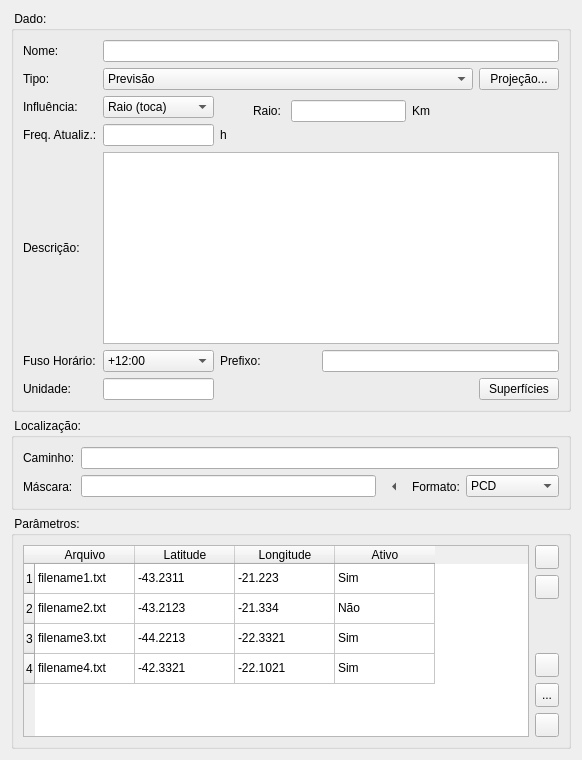
          <widget class="QWidget" name="DataPointPage">
           <layout class="QGridLayout" name="gridLayout_21">
            <item row="0" column="0">
             <layout class="QGridLayout" name="gridLayout_10">
              <item row="0" column="0">
               <widget class="QGroupBox" name="groupBox_10">
                <property name="title">
                 <string> Dado: </string>
                </property>
                <layout class="QGridLayout">
                 <item row="1" column="0">
                  <widget class="QLabel" name="label_58">
                   <property name="text">
                    <string>Tipo:</string>
                   </property>
                  </widget>
                 </item>
                 <item row="6" column="0">
                  <widget class="QLabel" name="label_83">
                   <property name="text">
                    <string>Unidade:</string>
                   </property>
                  </widget>
                 </item>
                 <item row="1" column="6">
                  <widget class="QPushButton" name="projectionPointBtn">
                   <property name="toolTip">
                    <string>&lt;html&gt;&lt;head&gt;&lt;meta name=&quot;qrichtext&quot; content=&quot;1&quot; /&gt;&lt;style type=&quot;text/css&quot;&gt;
p, li { white-space: pre-wrap; }
&lt;/style&gt;&lt;/head&gt;&lt;body style=&quot; font-family:'MS Shell Dlg 2'; font-size:8.25pt; font-weight:400; font-style:normal;&quot;&gt;
&lt;p style=&quot; margin-top:0px; margin-bottom:0px; margin-left:0px; margin-right:0px; -qt-block-indent:0; text-indent:0px;&quot;&gt;Alterar a projeção dos dados&lt;/p&gt;&lt;/body&gt;&lt;/html&gt;</string>
                   </property>
                   <property name="text">
                    <string>Projeção...</string>
                   </property>
                   <property name="icon">
                    <iconset theme="projection">
                     <normaloff/>
                    </iconset>
                   </property>
                  </widget>
                 </item>
                 <item row="3" column="2">
                  <widget class="QLabel" name="label_62">
                   <property name="text">
                    <string>h</string>
                   </property>
                  </widget>
                 </item>
                 <item row="5" column="1">
                  <widget class="QComboBox" name="pointFormatDataTimeZoneCmb">
                   <property name="currentIndex">
                    <number>0</number>
                   </property>
                   <item>
                    <property name="text">
                     <string>+12:00</string>
                    </property>
                   </item>
                   <item>
                    <property name="text">
                     <string>+11:00</string>
                    </property>
                   </item>
                   <item>
                    <property name="text">
                     <string>+10:00</string>
                    </property>
                   </item>
                   <item>
                    <property name="text">
                     <string>+09:00</string>
                    </property>
                   </item>
                   <item>
                    <property name="text">
                     <string>+08:00</string>
                    </property>
                   </item>
                   <item>
                    <property name="text">
                     <string>+07:00</string>
                    </property>
                   </item>
                   <item>
                    <property name="text">
                     <string>+06:00</string>
                    </property>
                   </item>
                   <item>
                    <property name="text">
                     <string>+05:00</string>
                    </property>
                   </item>
                   <item>
                    <property name="text">
                     <string>+04:00</string>
                    </property>
                   </item>
                   <item>
                    <property name="text">
                     <string>+03:00</string>
                    </property>
                   </item>
                   <item>
                    <property name="text">
                     <string>+02:00</string>
                    </property>
                   </item>
                   <item>
                    <property name="text">
                     <string>+01:00</string>
                    </property>
                   </item>
                   <item>
                    <property name="text">
                     <string>+00:00</string>
                    </property>
                   </item>
                   <item>
                    <property name="text">
                     <string>-01:00</string>
                    </property>
                   </item>
                   <item>
                    <property name="text">
                     <string>-02:00</string>
                    </property>
                   </item>
                   <item>
                    <property name="text">
                     <string>-03:00</string>
                    </property>
                   </item>
                   <item>
                    <property name="text">
                     <string>-04:00</string>
                    </property>
                   </item>
                   <item>
                    <property name="text">
                     <string>-05:00</string>
                    </property>
                   </item>
                   <item>
                    <property name="text">
                     <string>-06:00</string>
                    </property>
                   </item>
                   <item>
                    <property name="text">
                     <string>-07:00</string>
                    </property>
                   </item>
                   <item>
                    <property name="text">
                     <string>-08:00</string>
                    </property>
                   </item>
                   <item>
                    <property name="text">
                     <string>-09:00</string>
                    </property>
                   </item>
                   <item>
                    <property name="text">
                     <string>-10:00</string>
                    </property>
                   </item>
                   <item>
                    <property name="text">
                     <string>-11:00</string>
                    </property>
                   </item>
                   <item>
                    <property name="text">
                     <string>-12:00</string>
                    </property>
                   </item>
                  </widget>
                 </item>
                 <item row="5" column="2" colspan="2">
                  <widget class="QLabel" name="label_79">
                   <property name="text">
                    <string>Prefixo:</string>
                   </property>
                  </widget>
                 </item>
                 <item row="4" column="0">
                  <widget class="QLabel" name="label_63">
                   <property name="text">
                    <string>Descrição:</string>
                   </property>
                  </widget>
                 </item>
                 <item row="4" column="1" colspan="6">
                  <widget class="QTextEdit" name="pointFormatDataDescription"/>
                 </item>
                 <item row="5" column="0">
                  <widget class="QLabel" name="label_77">
                   <property name="text">
                    <string>Fuso Horário:</string>
                   </property>
                  </widget>
                 </item>
                 <item row="6" column="1">
                  <widget class="QLineEdit" name="pointFormatDataUnit"/>
                 </item>
                 <item row="2" column="1">
                  <widget class="QComboBox" name="pointFormatDataInfluenceCmb">
                   <property name="enabled">
                    <bool>true</bool>
                   </property>
                   <item>
                    <property name="text">
                     <string>Raio (toca)</string>
                    </property>
                   </item>
                   <item>
                    <property name="text">
                     <string>Raio (centro)</string>
                    </property>
                   </item>
                   <item>
                    <property name="text">
                     <string>Região</string>
                    </property>
                   </item>
                  </widget>
                 </item>
                 <item row="0" column="1" colspan="6">
                  <widget class="QLineEdit" name="pointFormatDataName"/>
                 </item>
                 <item row="6" column="6">
                  <widget class="QPushButton" name="pointFormatSurfaceConfigBtn">
                   <property name="sizePolicy">
                    <sizepolicy hsizetype="Fixed" vsizetype="Fixed">
                     <horstretch>0</horstretch>
                     <verstretch>0</verstretch>
                    </sizepolicy>
                   </property>
                   <property name="text">
                    <string>Superfícies</string>
                   </property>
                   <property name="icon">
                    <iconset theme="surface">
                     <normaloff/>
                    </iconset>
                   </property>
                  </widget>
                 </item>
                 <item row="5" column="4" colspan="3">
                  <widget class="QLineEdit" name="pointFormatDataPrefix"/>
                 </item>
                 <item row="0" column="0">
                  <widget class="QLabel" name="label_57">
                   <property name="text">
                    <string>Nome:</string>
                   </property>
                  </widget>
                 </item>
                 <item row="2" column="3" rowspan="2" colspan="4">
                  <widget class="QStackedWidget" name="pointFormatInfluenceStack">
                   <property name="currentIndex">
                    <number>0</number>
                   </property>
                   <widget class="QWidget" name="page_5">
                    <layout class="QGridLayout">
                     <property name="topMargin">
                      <number>0</number>
                     </property>
                     <property name="bottomMargin">
                      <number>0</number>
                     </property>
                     <item row="0" column="0">
                      <widget class="QLabel" name="label_40">
                       <property name="text">
                        <string>Raio: </string>
                       </property>
                      </widget>
                     </item>
                     <item row="0" column="1">
                      <widget class="QLineEdit" name="pointFormatDataRadius"/>
                     </item>
                     <item row="0" column="2">
                      <widget class="QLabel" name="label_60">
                       <property name="text">
                        <string>Km</string>
                       </property>
                      </widget>
                     </item>
                     <item row="0" column="3">
                      <spacer>
                       <property name="orientation">
                        <enum>Qt::Horizontal</enum>
                       </property>
                       <property name="sizeHint" stdset="0">
                        <size>
                         <width>40</width>
                         <height>20</height>
                        </size>
                       </property>
                      </spacer>
                     </item>
                     <item row="1" column="0" colspan="4">
                      <spacer>
                       <property name="orientation">
                        <enum>Qt::Horizontal</enum>
                       </property>
                       <property name="sizeHint" stdset="0">
                        <size>
                         <width>181</width>
                         <height>20</height>
                        </size>
                       </property>
                      </spacer>
                     </item>
                    </layout>
                   </widget>
                   <widget class="QWidget" name="page_6">
                    <layout class="QGridLayout">
                     <property name="topMargin">
                      <number>0</number>
                     </property>
                     <property name="bottomMargin">
                      <number>0</number>
                     </property>
                     <item row="0" column="0">
                      <widget class="QLabel" name="label_35">
                       <property name="text">
                        <string>Tema: </string>
                       </property>
                      </widget>
                     </item>
                     <item row="0" column="1">
                      <widget class="QComboBox" name="pointFormatDataThemeCmb">
                       <item>
                        <property name="text">
                         <string>Selecione o tema c/ a área de infl.</string>
                        </property>
                       </item>
                      </widget>
                     </item>
                     <item row="1" column="0">
                      <widget class="QLabel" name="label_41">
                       <property name="text">
                        <string>Atributo: </string>
                       </property>
                      </widget>
                     </item>
                     <item row="1" column="1">
                      <widget class="QComboBox" name="pointFormatDataAttributeCmb">
                       <item>
                        <property name="text">
                         <string>Selecione a coluna de ident. das PCDs</string>
                        </property>
                       </item>
                      </widget>
                     </item>
                    </layout>
                   </widget>
                  </widget>
                 </item>
                 <item row="3" column="1">
                  <widget class="QLineEdit" name="pointFormatDataFrequency"/>
                 </item>
                 <item row="1" column="1" colspan="5">
                  <widget class="QComboBox" name="pointFormatDataType">
                   <item>
                    <property name="text">
                     <string>Previsão</string>
                    </property>
                   </item>
                   <item>
                    <property name="text">
                     <string>Observação</string>
                    </property>
                   </item>
                   <item>
                    <property name="text">
                     <string>Outros</string>
                    </property>
                   </item>
                  </widget>
                 </item>
                 <item row="3" column="0">
                  <widget class="QLabel" name="label_61">
                   <property name="text">
                    <string>Freq. Atualiz.:</string>
                   </property>
                  </widget>
                 </item>
                 <item row="2" column="0">
                  <widget class="QLabel" name="label_59">
                   <property name="text">
                    <string>Influência:</string>
                   </property>
                  </widget>
                 </item>
                </layout>
               </widget>
              </item>
              <item row="1" column="0">
               <widget class="QGroupBox" name="groupBox_9">
                <property name="title">
                 <string> Localização: </string>
                </property>
                <layout class="QGridLayout">
                 <item row="1" column="4">
                  <widget class="QComboBox" name="pointFormatDataFormat">
                   <property name="currentIndex">
                    <number>0</number>
                   </property>
                   <item>
                    <property name="text">
                     <string>PCD</string>
                    </property>
                   </item>
                   <item>
                    <property name="text">
                     <string>Instrumento</string>
                    </property>
                   </item>
                  </widget>
                 </item>
                 <item row="1" column="3">
                  <widget class="QLabel" name="label_52">
                   <property name="text">
                    <string>Formato:</string>
                   </property>
                  </widget>
                 </item>
                 <item row="1" column="1">
                  <widget class="QLineEdit" name="pointFormatDataMask"/>
                 </item>
                 <item row="1" column="2">
                  <widget class="QToolButton" name="filePointMaskBtn">
                   <property name="text">
                    <string/>
                   </property>
                   <property name="autoRaise">
                    <bool>true</bool>
                   </property>
                   <property name="arrowType">
                    <enum>Qt::LeftArrow</enum>
                   </property>
                  </widget>
                 </item>
                 <item row="0" column="0">
                  <widget class="QLabel" name="pointFormatDataPathLabel">
                   <property name="text">
                    <string>Caminho:</string>
                   </property>
                  </widget>
                 </item>
                 <item row="1" column="0">
                  <widget class="QLabel" name="lblPointMask">
                   <property name="text">
                    <string>Máscara:</string>
                   </property>
                  </widget>
                 </item>
                 <item row="0" column="1" colspan="4">
                  <widget class="QLineEdit" name="pointFormatDataPath"/>
                 </item>
                </layout>
               </widget>
              </item>
              <item row="2" column="0">
               <widget class="QGroupBox" name="pointParamsGbx">
                <property name="title">
                 <string> Parâmetros: </string>
                </property>
                <layout class="QGridLayout" name="gridLayout_37">
                 <item row="0" column="0">
                  <widget class="QTableWidget" name="tblPointPCDFileNameLocation">
                   <property name="contextMenuPolicy">
                    <enum>Qt::CustomContextMenu</enum>
                   </property>
                   <property name="editTriggers">
                    <set>QAbstractItemView::NoEditTriggers</set>
                   </property>
                   <property name="selectionMode">
                    <enum>QAbstractItemView::ExtendedSelection</enum>
                   </property>
                   <property name="selectionBehavior">
                    <enum>QAbstractItemView::SelectRows</enum>
                   </property>
                   <row/>
                   <row/>
                   <row/>
                   <row/>
                   <column>
                    <property name="text">
                     <string>Arquivo</string>
                    </property>
                   </column>
                   <column>
                    <property name="text">
                     <string>Latitude</string>
                    </property>
                   </column>
                   <column>
                    <property name="text">
                     <string>Longitude</string>
                    </property>
                   </column>
                   <column>
                    <property name="text">
                     <string>Ativo</string>
                    </property>
                   </column>
                   <item row="0" column="0">
                    <property name="text">
                     <string>filename1.txt</string>
                    </property>
                   </item>
                   <item row="0" column="1">
                    <property name="text">
                     <string>-43.2311</string>
                    </property>
                   </item>
                   <item row="0" column="2">
                    <property name="text">
                     <string>-21.223</string>
                    </property>
                   </item>
                   <item row="0" column="3">
                    <property name="text">
                     <string>Sim</string>
                    </property>
                   </item>
                   <item row="1" column="0">
                    <property name="text">
                     <string>filename2.txt</string>
                    </property>
                   </item>
                   <item row="1" column="1">
                    <property name="text">
                     <string>-43.2123</string>
                    </property>
                   </item>
                   <item row="1" column="2">
                    <property name="text">
                     <string>-21.334</string>
                    </property>
                   </item>
                   <item row="1" column="3">
                    <property name="text">
                     <string>Não</string>
                    </property>
                   </item>
                   <item row="2" column="0">
                    <property name="text">
                     <string>filename3.txt</string>
                    </property>
                   </item>
                   <item row="2" column="1">
                    <property name="text">
                     <string>-44.2213</string>
                    </property>
                   </item>
                   <item row="2" column="2">
                    <property name="text">
                     <string>-22.3321</string>
                    </property>
                   </item>
                   <item row="2" column="3">
                    <property name="text">
                     <string>Sim</string>
                    </property>
                   </item>
                   <item row="3" column="0">
                    <property name="text">
                     <string>filename4.txt</string>
                    </property>
                   </item>
                   <item row="3" column="1">
                    <property name="text">
                     <string>-42.3321</string>
                    </property>
                   </item>
                   <item row="3" column="2">
                    <property name="text">
                     <string>-22.1021</string>
                    </property>
                   </item>
                   <item row="3" column="3">
                    <property name="text">
                     <string>Sim</string>
                    </property>
                   </item>
                  </widget>
                 </item>
                 <item row="0" column="1">
                  <layout class="QGridLayout" name="gridLayout_38">
                   <item row="0" column="0">
                    <widget class="QPushButton" name="btnPointPCDInsertFileNameLocation">
                     <property name="sizePolicy">
                      <sizepolicy hsizetype="Fixed" vsizetype="Fixed">
                       <horstretch>0</horstretch>
                       <verstretch>0</verstretch>
                      </sizepolicy>
                     </property>
                     <property name="minimumSize">
                      <size>
                       <width>24</width>
                       <height>24</height>
                      </size>
                     </property>
                     <property name="maximumSize">
                      <size>
                       <width>24</width>
                       <height>24</height>
                      </size>
                     </property>
                     <property name="toolTip">
                      <string>&lt;html&gt;&lt;head&gt;&lt;meta name=&quot;qrichtext&quot; content=&quot;1&quot; /&gt;&lt;style type=&quot;text/css&quot;&gt;
p, li { white-space: pre-wrap; }
&lt;/style&gt;&lt;/head&gt;&lt;body style=&quot; font-family:'MS Shell Dlg 2'; font-size:8.25pt; font-weight:400; font-style:normal;&quot;&gt;
&lt;p style=&quot; margin-top:0px; margin-bottom:0px; margin-left:0px; margin-right:0px; -qt-block-indent:0; text-indent:0px;&quot;&gt;Adicionar ponto&lt;/p&gt;&lt;/body&gt;&lt;/html&gt;</string>
                     </property>
                     <property name="text">
                      <string/>
                     </property>
                     <property name="icon">
                      <iconset theme="add">
                       <normaloff/>
                      </iconset>
                     </property>
                    </widget>
                   </item>
                   <item row="1" column="0">
                    <widget class="QPushButton" name="btnPointPCDDeleteFileNameLocation">
                     <property name="sizePolicy">
                      <sizepolicy hsizetype="Fixed" vsizetype="Fixed">
                       <horstretch>0</horstretch>
                       <verstretch>0</verstretch>
                      </sizepolicy>
                     </property>
                     <property name="minimumSize">
                      <size>
                       <width>24</width>
                       <height>24</height>
                      </size>
                     </property>
                     <property name="maximumSize">
                      <size>
                       <width>24</width>
                       <height>24</height>
                      </size>
                     </property>
                     <property name="toolTip">
                      <string>&lt;html&gt;&lt;head&gt;&lt;meta name=&quot;qrichtext&quot; content=&quot;1&quot; /&gt;&lt;style type=&quot;text/css&quot;&gt;
p, li { white-space: pre-wrap; }
&lt;/style&gt;&lt;/head&gt;&lt;body style=&quot; font-family:'MS Shell Dlg 2'; font-size:8.25pt; font-weight:400; font-style:normal;&quot;&gt;
&lt;p style=&quot; margin-top:0px; margin-bottom:0px; margin-left:0px; margin-right:0px; -qt-block-indent:0; text-indent:0px; font-size:8pt;&quot;&gt;Remover ponto&lt;/p&gt;&lt;/body&gt;&lt;/html&gt;</string>
                     </property>
                     <property name="text">
                      <string/>
                     </property>
                     <property name="icon">
                      <iconset theme="remove">
                       <normaloff/>
                      </iconset>
                     </property>
                    </widget>
                   </item>
                   <item row="2" column="0">
                    <spacer>
                     <property name="orientation">
                      <enum>Qt::Vertical</enum>
                     </property>
                     <property name="sizeHint" stdset="0">
                      <size>
                       <width>24</width>
                       <height>16</height>
                      </size>
                     </property>
                    </spacer>
                   </item>
                   <item row="3" column="0">
                    <widget class="QPushButton" name="btnPCDWFSConfiguration">
                     <property name="sizePolicy">
                      <sizepolicy hsizetype="Fixed" vsizetype="Fixed">
                       <horstretch>0</horstretch>
                       <verstretch>0</verstretch>
                      </sizepolicy>
                     </property>
                     <property name="minimumSize">
                      <size>
                       <width>24</width>
                       <height>24</height>
                      </size>
                     </property>
                     <property name="maximumSize">
                      <size>
                       <width>24</width>
                       <height>24</height>
                      </size>
                     </property>
                     <property name="toolTip">
                      <string>&lt;!DOCTYPE HTML PUBLIC &quot;-//W3C//DTD HTML 4.0//EN&quot; &quot;http://www.w3.org/TR/REC-html40/strict.dtd&quot;&gt;
&lt;html&gt;&lt;head&gt;&lt;meta name=&quot;qrichtext&quot; content=&quot;1&quot; /&gt;&lt;style type=&quot;text/css&quot;&gt;
p, li { white-space: pre-wrap; }
&lt;/style&gt;&lt;/head&gt;&lt;body style=&quot; font-family:'MS Shell Dlg 2'; font-size:8.25pt; font-weight:400; font-style:normal;&quot;&gt;
&lt;p style=&quot; margin-top:0px; margin-bottom:0px; margin-left:0px; margin-right:0px; -qt-block-indent:0; text-indent:0px;&quot;&gt;&lt;span style=&quot; font-size:8pt;&quot;&gt;Atributos do layer WFS&lt;/span&gt;&lt;/p&gt;&lt;/body&gt;&lt;/html&gt;</string>
                     </property>
                     <property name="text">
                      <string/>
                     </property>
                     <property name="icon">
                      <iconset theme="table">
                       <normaloff/>
                      </iconset>
                     </property>
                    </widget>
                   </item>
                   <item row="4" column="0">
                    <widget class="QToolButton" name="btnPCDInformationPlane">
                     <property name="enabled">
                      <bool>true</bool>
                     </property>
                     <property name="sizePolicy">
                      <sizepolicy hsizetype="Fixed" vsizetype="Fixed">
                       <horstretch>0</horstretch>
                       <verstretch>0</verstretch>
                      </sizepolicy>
                     </property>
                     <property name="minimumSize">
                      <size>
                       <width>24</width>
                       <height>24</height>
                      </size>
                     </property>
                     <property name="maximumSize">
                      <size>
                       <width>24</width>
                       <height>24</height>
                      </size>
                     </property>
                     <property name="toolTip">
                      <string>&lt;html&gt;&lt;head&gt;&lt;meta name=&quot;qrichtext&quot; content=&quot;1&quot; /&gt;&lt;style type=&quot;text/css&quot;&gt;
p, li { white-space: pre-wrap; }
&lt;/style&gt;&lt;/head&gt;&lt;body style=&quot; font-family:'MS Shell Dlg 2'; font-size:8.25pt; font-weight:400; font-style:normal;&quot;&gt;
&lt;p style=&quot; margin-top:0px; margin-bottom:0px; margin-left:0px; margin-right:0px; -qt-block-indent:0; text-indent:0px;&quot;&gt;Importar localização das PCDs&lt;/p&gt;&lt;/body&gt;&lt;/html&gt;</string>
                     </property>
                     <property name="text">
                      <string>...</string>
                     </property>
                     <property name="icon">
                      <iconset theme="punctual-data">
                       <normaloff/>
                      </iconset>
                     </property>
                    </widget>
                   </item>
                   <item row="5" column="0">
                    <widget class="QPushButton" name="btnUpdatePcdCollectionRule">
                     <property name="sizePolicy">
                      <sizepolicy hsizetype="Fixed" vsizetype="Fixed">
                       <horstretch>0</horstretch>
                       <verstretch>0</verstretch>
                      </sizepolicy>
                     </property>
                     <property name="minimumSize">
                      <size>
                       <width>24</width>
                       <height>24</height>
                      </size>
                     </property>
                     <property name="maximumSize">
                      <size>
                       <width>24</width>
                       <height>24</height>
                      </size>
                     </property>
                     <property name="toolTip">
                      <string>Editar regra de coleta</string>
                     </property>
                     <property name="text">
                      <string/>
                     </property>
                     <property name="icon">
                      <iconset theme="new-config">
                       <normaloff/>
                      </iconset>
                     </property>
                    </widget>
                   </item>
                  </layout>
                 </item>
                </layout>
               </widget>
              </item>
             </layout>
            </item>
           </layout>
          </widget>
